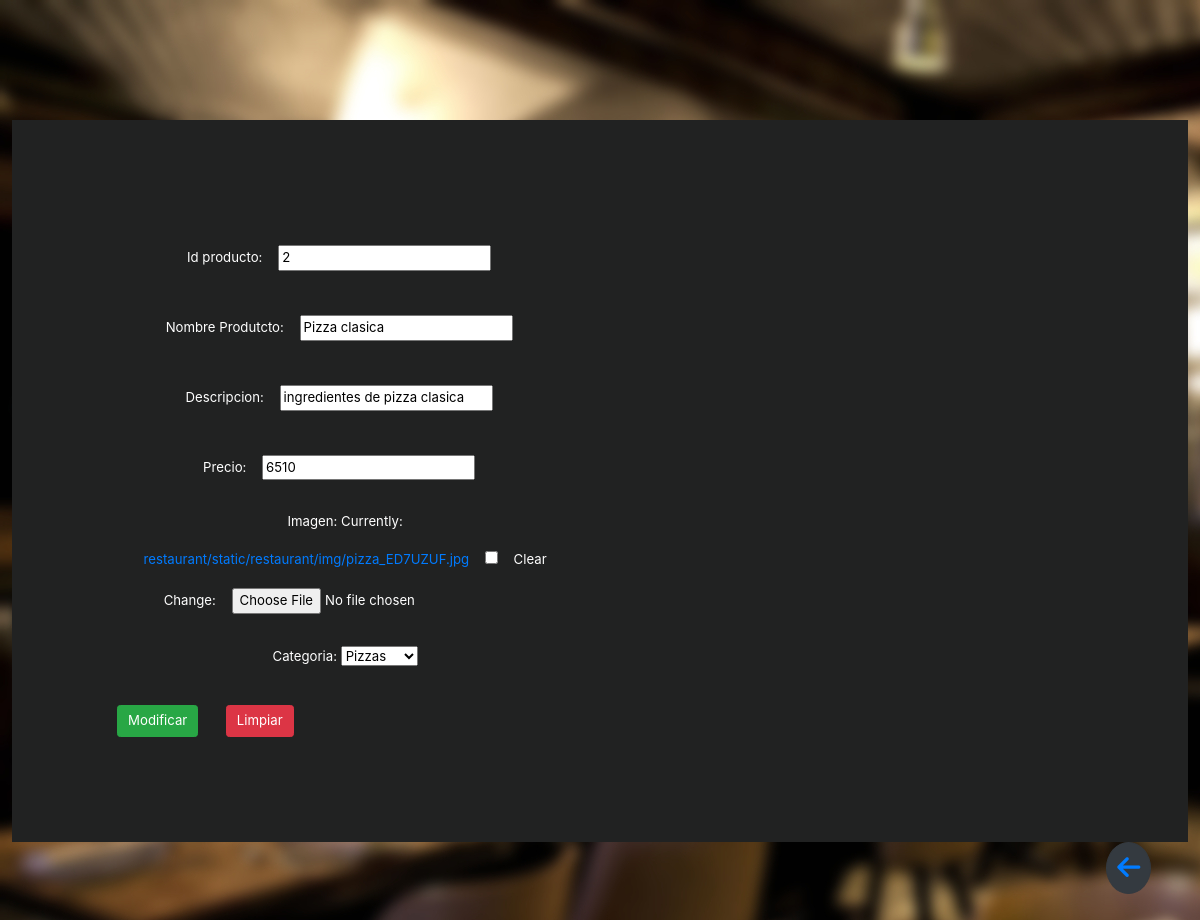
The page /editar/2 (signed in) on the database its author committed.
### restaurant/models.py (models this page shows, shortened)
class Producto(models.Model):
    cod_prod= models.IntegerField( primary_key=True, verbose_name='id producto')
    nombre=models.CharField(max_length=25,verbose_name='Nombre Produtcto')
    desc= models.CharField(max_length=144, verbose_name="Descripcion")
    precio= models.IntegerField(verbose_name='precio')
    img=models.ImageField(upload_to = 'restaurant/static/restaurant/img/',null=True,verbose_name='Imagen',blank=True)
    categoria=models.ForeignKey(Comida,null=True,on_delete=models.CASCADE)

### restaurant/views.py (the view, shortened to what this page needs)
# urls.py: path('editar/<id>',form_mod_producto,name='form_mod_producto'),
@user_passes_test(is_staff)
def form_mod_producto(request,id):
    producto=Producto.objects.get(cod_prod=id)
    datos={
        'form':ProductoForm(instance=producto)
    }
    return render(request,'restaurant/editar.html',datos)

### restaurant/forms.py
class ProductoForm(ModelForm):
    class Meta:
        model = Producto
        fields = ['cod_prod','nombre', 'desc', 'precio','img','categoria']

### restaurant/models.py (called while the page is built)
    def __str__(self):
        return self.tipoProducto

### restaurant/views.py (called while the page is built)
def is_staff(user):
    return (user.is_authenticated and user.is_superuser)

### restaurant/templates/restaurant/editar.html (shortened to what this page needs)
{% load static%}
<!DOCTYPE html>
<html lang="en">
<head>
    <link rel="stylesheet" href="https://cdn.jsdelivr.net/npm/bootstrap@4.3.1/dist/css/bootstrap.min.css">
    <link rel="stylesheet" href="https://use.fontawesome.com/c6fde4fad8.css">
    <link rel="stylesheet" type="text/css" href="{%static 'restaurant/css/estilo.css'%}">
</head>
<body class="fondolista">
    <div class="fixed-bottom show" id="flechita">
        <button class="btn btn-dark" id="flecha">
            <a href="{% url 'vista_admin'%}" class="fa fa-arrow-left"></a>
        </button>
    </div>
    <main>
        <form method="POST" action="" id="formulario" enctype="multipart/form-data">
            <div class="form_group row">
                <div class="col-6">
                    {{form.as_p}}
                </div>
            </div>
            <input type="submit" class="btn btn-success" id="enviar" value="Modificar">
            <input type="reset" class="btn btn-danger" id="limpiar" value="Limpiar">
        </form>
    </main>
</body>
</html>

### restaurant/static/restaurant/css/estilo.css (style rules this page uses)
html, body { height: 100%; }
main { padding: 1%; margin: 1vw; margin-top: 10%; background: #212222; color: white; position: relative; padding: 1rem; }
body { background-color: #7e4f4f; color: #fffcf7; }
@media (min-width:320px) { ht html, body { height: 100%; font-size: 1rem; } }
@media (min-width:320px) { #flechita, #flechitaMenu { width: 100px; float: right; margin: 1rem; padding: 1rem; left: 70vw; } }
@media (min-width:768px) { ht html, body { height: 100%; font-size: 2vw; } }
@media (min-width:768px) { main p { text-align: justify; margin: 20px; } }
@media (min-width:768px) { #flechita, #flechitaMenu { width: 100px; float: right; margin: 1rem; padding: 1rem; left: 75vw; } }
@media (min-width:992px) { ht html, body { height: 100%; font-size: 1.6vw; } }
@media (min-width:992px) { main p { text-align: center; margin: 20px; } }
@media (min-width:992px) { #flechita, #flechitaMenu { width: 100px; float: right; margin: 1rem; padding: 1rem; left: 85vw; } }
@media (min-width:1100px) { html, body { height: 100%; font-size: 1.1vw; } }
@media (min-width:1100px) { main p { text-align: center; margin: 20px; } }
@media (min-width:1100px) { #flechita, #flechitaMenu { width: 100px; float: right; margin: 1rem; padding: 1rem; left: 90vw; } }
input { margin: 1vw; }
.show { opacity: 1; left: 0; }
#flecha, #flechaMenu { border-radius: 100%; font-size: 2rem; }
#formulario { margin: 5vh; padding: 5vh; justify-content: center; }
.fondolista { min-width: 100%; background-image: url('../img/fondolista.jpg'); object-fit: fill; border: 0; align-items: center; }

### rows shown on the page
Producto: cod_prod "2", nombre "Pizza clasica", desc "ingredientes de pizza clasica", precio "6510", categoria "Pizzas"
